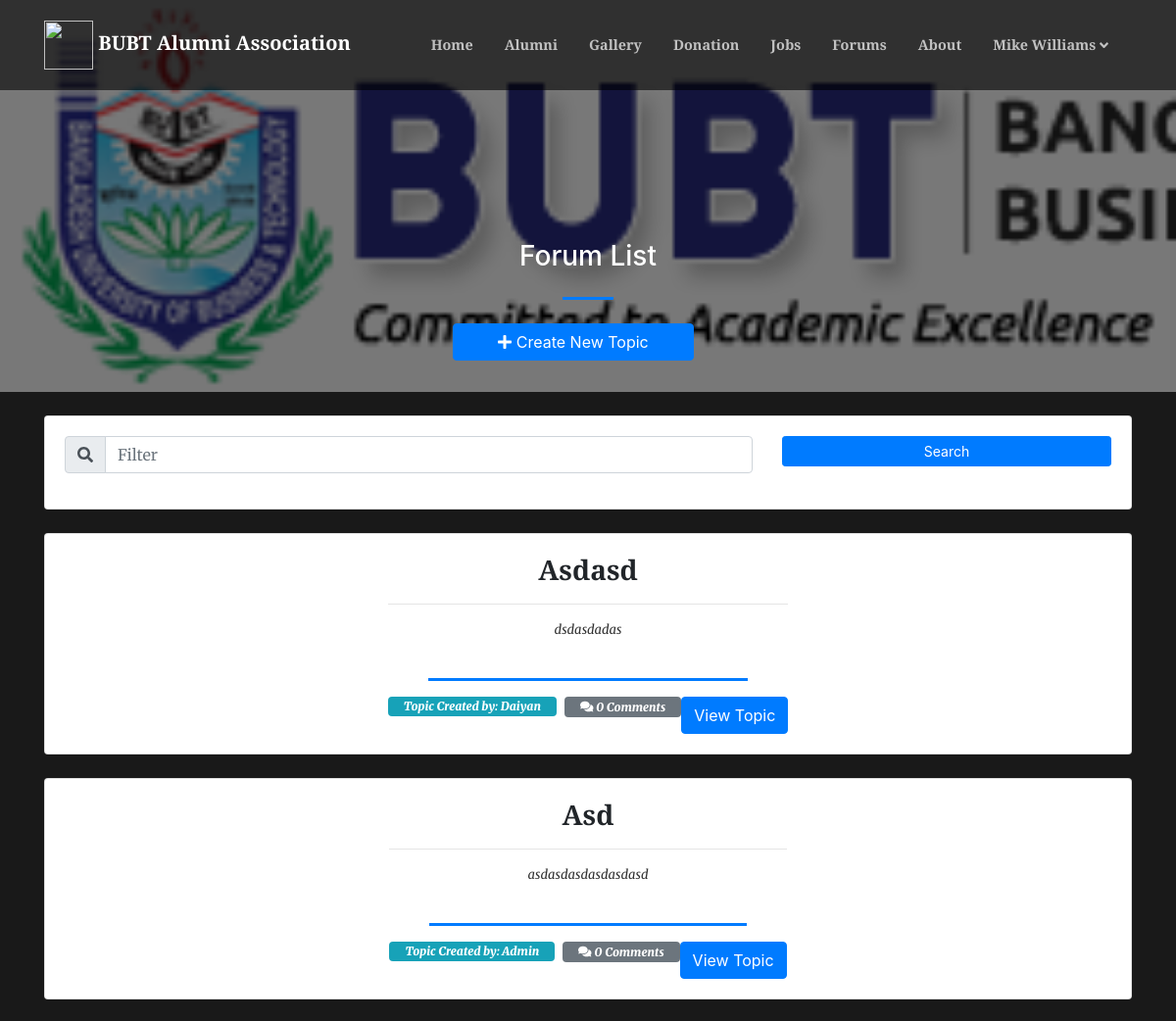
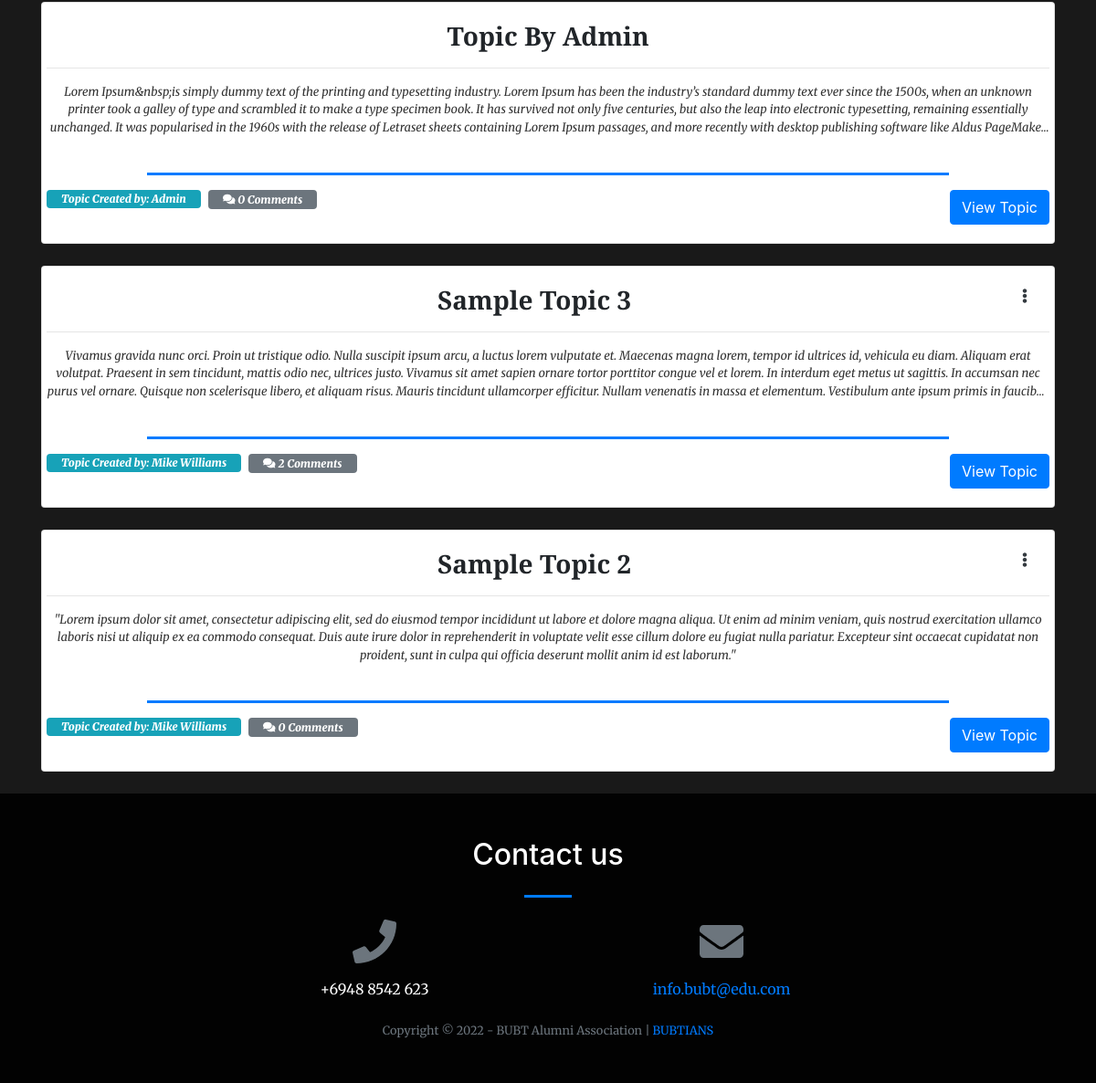
The page /index.php?page=forum (signed in) on the database its author committed (2 pictures, top to bottom).
### tables this page shows
CREATE TABLE `forum_topics` (
  `id` int(30) NOT NULL,
  `title` varchar(250) NOT NULL,
  `description` text NOT NULL,
  `user_id` int(30) NOT NULL,
  `date_created` datetime NOT NULL DEFAULT current_timestamp()
);

CREATE TABLE `users` (
  `id` int(30) NOT NULL,
  `name` text NOT NULL,
  `username` varchar(200) NOT NULL,
  `password` text NOT NULL,
  `type` tinyint(1) NOT NULL DEFAULT 3 COMMENT '1=Admin,2=Alumni officer, 3= alumnus',
  `auto_generated_pass` text NOT NULL,
  `alumnus_id` int(30) NOT NULL
);

### forum.php (the view, shortened to what this page needs)
<?php
include 'admin/db_connect.php';
?>
<header class="masthead">
    <div class="container-fluid h-100">
        <div class="row h-100 align-items-center justify-content-center text-center">
            <div class="col-lg-8 align-self-end mb-4 page-title">
                <h3 class="text-white">Forum List</h3>
                <hr class="divider my-4" />
            <div class="row col-md-12 mb-2 justify-content-center">
                    <button class="btn btn-primary btn-block col-sm-4" type="button" id="new_forum"><i class="fa fa-plus"></i> Create New Topic</button>
            </div>
            </div>
        </div>
    </div>
</header>
<div class="container mt-3 pt-2">
    <div class="card mb-4">
        <div class="card-body">
            <div class="row">
                <div class="col-md-8">
                    <div class="input-group mb-3">
                      <div class="input-group-prepend">
                        <span class="input-group-text" id="filter-field"><i class="fa fa-search"></i></span>
                      </div>
                      <input type="text" class="form-control" id="filter" placeholder="Filter" aria-label="Filter" aria-describedby="filter-field">
                    </div>
                </div>
                <div class="col-md-4">
                    <button class="btn btn-primary btn-block btn-sm" id="search">Search</button>
                </div>
            </div>
        </div>
    </div>
   <?php
    $event = $conn->query("SELECT f.*,u.name from forum_topics f inner join users u on u.id = f.user_id order by f.id desc");
    while($row = $event->fetch_assoc()):
        $trans = get_html_translation_table(HTML_ENTITIES,ENT_QUOTES);
        unset($trans["\""], $trans["<"], $trans[">"], $trans["<h2"]);
        $desc = strtr(html_entity_decode($row['description']),$trans);
        $desc=str_replace(array("<li>","</li>"), array("",","), $desc);
        $count_comments = $conn->query("SELECT * FROM forum_comments where topic_id = ".$row['id'])->num_rows;
    ?>
    <div class="card Forum-list" data-id="<?php echo $row['id'] ?>">
        <div class="card-body">
            <div class="row  align-items-center justify-content-center text-center h-100">
                <div class="">
                    <?php if($_SESSION['login_id'] == $row['user_id']): ?>
                    <div class="dropdown float-right mr-4">
                      <a class="text-dark" href="javascript:void(0)" id="dropdownMenuButton" data-toggle="dropdown" aria-haspopup="true" aria-expanded="false">
                        <span class="fa fa-ellipsis-v"></span>
                      </a>
                    </div>
                    <?php endif; ?>
                    <h3><b class="filter-txt"><?php echo ucwords($row['title']) ?></b></h3>
                    <hr>
                    <larger class="truncate filter-txt"><?php echo strip_tags($desc) ?></larger>
                    <br>
                    <hr class="divider"  style="max-width: calc(80%)">
                    <span class="badge badge-info float-left px-3 pt-1 pb-1">
                        <b><i>Topic Created by: <span class="filter-txt"><?php echo $row['name'] ?></span></i></b>
                    </span>
                     <span class="badge badge-secondary float-left px-3 pt-1 pb-1 ml-2">
                        <b><i class="fa fa-comments"></i> <i><?php echo $count_comments ?> Comments</i></b>
                    </span>
                    <button class="btn btn-primary float-right view_topic" data-id="<?php echo $row['id'] ?>">View Topic</button>
                </div>
            </div>
        </div>
    </div>
    <br>
    <?php endwhile; ?>
</div>

### forum.php (style rules this page uses)
header.masthead,header.masthead:before { min-height: 50vh !important; height: 50vh !important }
.masthead { min-height: 23vh !important; height: 23vh !important; }
.masthead:before { min-height: 23vh !important; height: 23vh !important; }

### rows shown on the page
forum_topics: title "Asdasd", description "dsdasdadas", user.name "Daiyan", count_comments "0"
forum_topics: title "Asd", description "asdasdasdasdasdasd", user.name "Admin", count_comments "0"
forum_topics: title "Topic By Admin", description "Lorem Ipsum&nbsp;is simply dummy text of the printing and typesetting industry. Lorem Ipsum has been the industry’s standard dummy text ever since the 1500s, when an unknown printer took a galley of type and scrambled it to make a type specimen book. It has survived not only five centuries, but also the leap into electronic typesetting, remaining essentially unchanged. It was popularised in the 1960s with the release of Letraset sheets containing Lorem Ipsum passages, and more recently with desktop publishing software like Aldus…", user.name "Admin", count_comments "0"
forum_topics: title "Sample Topic 3", description "Vivamus gravida nunc orci. Proin ut tristique odio. Nulla suscipit ipsum arcu, a luctus lorem vulputate et. Maecenas magna lorem, tempor id ultrices id, vehicula eu diam. Aliquam erat volutpat. Praesent in sem tincidunt, mattis odio nec, ultrices justo. Vivamus sit amet sapien ornare tortor porttitor congue vel et lorem. In interdum eget metus ut sagittis. In accumsan nec purus vel ornare. Quisque non scelerisque libero, et aliquam risus. Mauris tincidunt ullamcorper efficitur. Nullam venenatis in massa et elementum. Vestibulum ante ipsum primis in…", user.name "Mike Williams", count_comments "2"
forum_topics: title "Sample Topic 2", description "\"Lorem ipsum dolor sit amet, consectetur adipiscing elit, sed do eiusmod tempor incididunt ut labore et dolore magna aliqua. Ut enim ad minim veniam, quis nostrud exercitation ullamco laboris nisi ut aliquip ex ea commodo consequat. Duis aute irure dolor in reprehenderit in voluptate velit esse cillum dolore eu fugiat nulla pariatur. Excepteur sint occaecat cupidatat non proident, sunt in culpa qui officia deserunt mollit anim id est laborum.\"", user.name "Mike Williams", count_comments "0"

### other values the page prints
$_SESSION['system']['name'] "BUBT Alumni Association"
$_SESSION['login_name'] "Mike Williams"
$_SESSION['system']['contact'] "+6948 8542 623"
$_SESSION['system']['email'] "info.bubt@edu.com"
